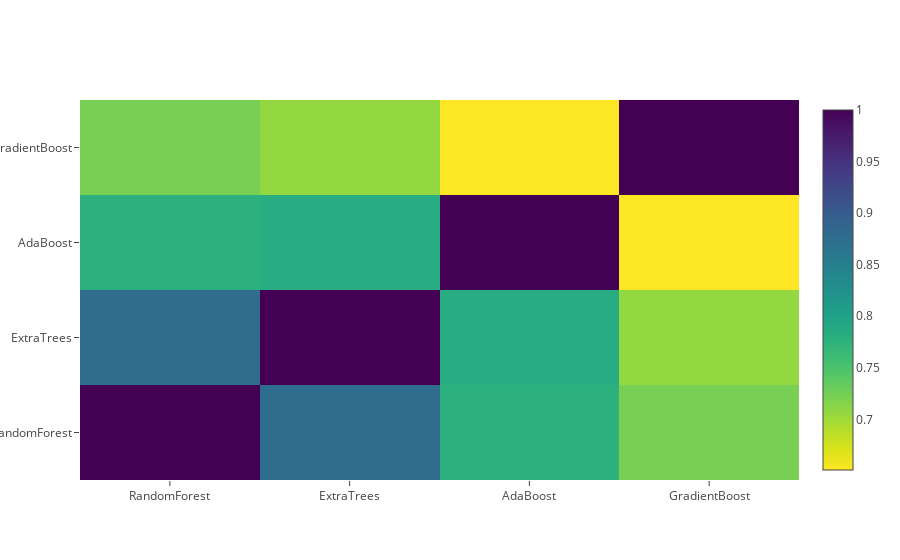

Notebook code cell kept with this figure:
### Code cell
#Correlation Heatmap of the Second Level Training set
data = [
    go.Heatmap(
        z = base_predictions_train.astype(float).corr().values,
        x = base_predictions_train.columns.values,
        y = base_predictions_train.columns.values,
        colorscale = 'Viridis',
        showscale = True,
        reversescale = True
    )
]
py.iplot(data,filename = 'labelled-heatmap')

### Figure 1 — Plotly figure (JSON) as saved in the notebook; plotly's stock layout.template omitted (floating-point values rounded to 4 significant figures)
{"data": [{"colorscale": "Viridis", "reversescale": true, "showscale": true, "type": "heatmap", "uid": "f9647540-6395-11e9-83e8-2c6fc90dae1e", "x": ["RandomForest", "ExtraTrees", "AdaBoost", "GradientBoost"], "y": ["RandomForest", "ExtraTrees", "AdaBoost", "GradientBoost"], "z": [[1, 0.8755, 0.7769, 0.7228], [0.8755, 1, 0.7826, 0.707], [0.7769, 0.7826, 1, 0.6508], [0.7228, 0.707, 0.6508, 1]]}], "layout": {}}
